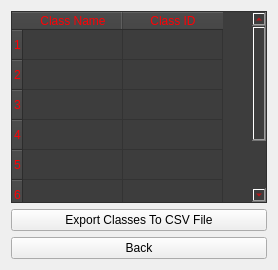
      <widget class="QWidget" name="page_x16_class_allclasses">
       <layout class="QVBoxLayout" name="verticalLayout_19">
        <item>
         <layout class="QVBoxLayout" name="verticalLayout_15">
          <item>
           <widget class="QTableWidget" name="tableWidget_5">
            <property name="styleSheet">
             <string notr="true">background-color: rgb(61, 61, 61);
color: rgb(255, 0, 4);
border-color: rgb(22, 22, 22);
font: 700 9pt &quot;Segoe UI&quot;;
alternate-background-color: rgb(129, 129, 129);</string>
            </property>
            <property name="rowCount">
             <number>7</number>
            </property>
            <row>
             <property name="text">
              <string>1</string>
             </property>
            </row>
            <row>
             <property name="text">
              <string>2</string>
             </property>
            </row>
            <row>
             <property name="text">
              <string>3</string>
             </property>
            </row>
            <row>
             <property name="text">
              <string>4</string>
             </property>
            </row>
            <row/>
            <row/>
            <row/>
            <column>
             <property name="text">
              <string>Class Name</string>
             </property>
            </column>
            <column>
             <property name="text">
              <string>Class ID</string>
             </property>
            </column>
           </widget>
          </item>
          <item>
           <widget class="QPushButton" name="pushButton_13">
            <property name="text">
             <string>Export Classes To CSV File</string>
            </property>
           </widget>
          </item>
          <item>
           <widget class="QPushButton" name="pushButton_14">
            <property name="text">
             <string>Back</string>
            </property>
           </widget>
          </item>
         </layout>
        </item>
       </layout>
      </widget>
